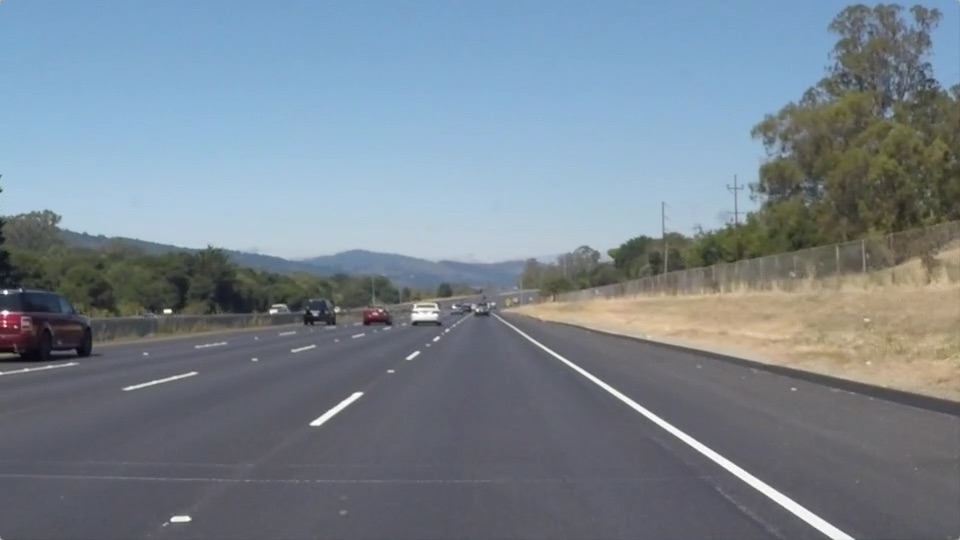
#> input picture test_images/solidWhiteRight.jpg, 960 x 540 px
$ jupyter execute --allow-errors P1.ipynb   (shell and % lines are left out)
#> lines starting #> are read from the running program, lines starting #| are printed output that depends on the picture; after the words box and inside, x2 and y2 are one past the last pixel; in counts of white or black regions, pixels touching at a corner belong together
# Self-Driving Car Engineer Nanodegree

## Project: **Finding Lane Lines on the Road**
***
In this project, you will use the tools you learned about in the lesson to identify lane lines on the road.  You can develop your pipeline on a series of individual images, and later apply the result to a video stream (really just a series of images). Check out the video clip "raw-lines-example.mp4" (also contained in this repository) to see what the output should look like after using the helper functions below.

Once you have a result that looks roughly like "raw-lines-example.mp4", you'll need to get creative and try to average and/or extrapolate the line segments you've detected to map out the full extent of the lane lines.  You can see an example of the result you're going for in the video "P1_example.mp4".  Ultimately, you would like to draw just one line for the left side of the lane, and one for the right.

In addition to implementing code, there is a brief writeup to complete. The writeup should be completed in a separate file, which can be either a markdown file or a pdf document. There is a [write up template](https://github.com/udacity/CarND-LaneLines-P1/blob/master/writeup_template.md) that can be used to guide the writing process. Completing both the code in the Ipython notebook and the writeup template will cover all of the [rubric points](https://review.udacity.com/#!/rubrics/322/view) for this project.

---
Let's have a look at our first image called 'test_images/solidWhiteRight.jpg'.  Run the 2 cells below (hit Shift-Enter or the "play" button above) to display the image.

**Note: If, at any point, you encounter frozen display windows or other confounding issues, you can always start again with a clean slate by going to the "Kernel" menu above and selecting "Restart & Clear Output".**

---

**The tools you have are color selection, region of interest selection, grayscaling, Gaussian smoothing, Canny Edge Detection and Hough Tranform line detection.  You  are also free to explore and try other techniques that were not presented in the lesson.  Your goal is piece together a pipeline to detect the line segments in the image, then average/extrapolate them and draw them onto the image for display (as below).  Once you have a working pipeline, try it out on the video stream below.**

---

<figure>

 <figcaption>
 <p></p>
 <p style="text-align: center;"> Your output should look something like this (above) after detecting line segments using the helper functions below </p>
 </figcaption>
</figure>
 <p></p>
<figure>

 <figcaption>
 <p></p>
 <p style="text-align: center;"> Your goal is to connect/average/extrapolate line segments to get output like this</p>
 </figcaption>
</figure>

**Run the cell below to import some packages.  If you get an `import error` for a package you've already installed, try changing your kernel (select the Kernel menu above --> Change Kernel).  Still have problems?  Try relaunching Jupyter Notebook from the terminal prompt.  Also, consult the forums for more troubleshooting tips.**

## Import Packages

[cell 1]
#importing some useful packages
import matplotlib.pyplot as plt
import matplotlib.image as mpimg
import numpy as np
import cv2

## Read in an Image

[cell 2]
#reading in an image
image = mpimg.imread('test_images/solidWhiteRight.jpg')
#> image is the input picture: shape (540, 960, 3); mean R, G, B 120.3, 132.6, 143.7

#printing out some stats and plotting
print('This image is:', type(image), 'with dimensions:', image.shape)
#| This image is: <class 'numpy.ndarray'> with dimensions: (540, 960, 3)
plt.imshow(image)  # if you wanted to show a single color channel image called 'gray', for example, call as plt.imshow(gray, cmap='gray')

## Ideas for Lane Detection Pipeline

**Some OpenCV functions (beyond those introduced in the lesson) that might be useful for this project are:**

`cv2.inRange()` for color selection
`cv2.fillPoly()` for regions selection
`cv2.line()` to draw lines on an image given endpoints
`cv2.addWeighted()` to coadd / overlay two images
`cv2.cvtColor()` to grayscale or change color
`cv2.imwrite()` to output images to file
`cv2.bitwise_and()` to apply a mask to an image

**Check out the OpenCV documentation to learn about these and discover even more awesome functionality!**

## Helper Functions

Below are some helper functions to help get you started. They should look familiar from the lesson!

[cell 3]
import math

def grayscale(img):
    """Applies the Grayscale transform
    This will return an image with only one color channel
    but NOTE: to see the returned image as grayscale
    (assuming your grayscaled image is called 'gray')
    you should call plt.imshow(gray, cmap='gray')"""
    return cv2.cvtColor(img, cv2.COLOR_RGB2GRAY)
    # Or use BGR2GRAY if you read an image with cv2.imread()
    # return cv2.cvtColor(img, cv2.COLOR_BGR2GRAY)

def canny(img, low_threshold, high_threshold):
    """Applies the Canny transform"""
    return cv2.Canny(img, low_threshold, high_threshold)

def gaussian_blur(img, kernel_size):
    """Applies a Gaussian Noise kernel"""
    return cv2.GaussianBlur(img, (kernel_size, kernel_size), 0)

def region_of_interest(img, vertices):
    """
    Applies an image mask.

    Only keeps the region of the image defined by the polygon
    formed from `vertices`. The rest of the image is set to black.
    `vertices` should be a numpy array of integer points.
    """
    #defining a blank mask to start with
    mask = np.zeros_like(img)

    #defining a 3 channel or 1 channel color to fill the mask with depending on the input image
    if len(img.shape) > 2:
        channel_count = img.shape[2]  # i.e. 3 or 4 depending on your image
        ignore_mask_color = (255,) * channel_count
    else:
        ignore_mask_color = 255

    #filling pixels inside the polygon defined by "vertices" with the fill color
    cv2.fillPoly(mask, vertices, ignore_mask_color)

    #returning the image only where mask pixels are nonzero
    masked_image = cv2.bitwise_and(img, mask)
    return masked_image
def get_line_length (line):
    """This function takes a line as input and returns the direct length of the line."""
    for x1, y1, x2, y2 in line:
        length = np.sqrt((x2-x1)**2 + (y2-y1)**2)
    return length

def is_number(value):
    if value == float('-inf') or value == float('+inf'):
        return False
    else:
        return True


def draw_lines(img, lines, color=[255, 0, 0], thickness=2):
    """
    This function draws an average line of `lines` with `color` and `thickness`.
    The line is drawn on the image inplace (mutates the image).
    """
    slopes_rl = []
    slopes_ll = []
    ofs_rl = []
    ofs_ll = []
    lengths_rl = []
    lengths_ll = []
    for line in lines:
        for x1,y1,x2,y2 in line:
            #calculate line characteristics: Slope, bias and length
            slope = (y2-y1)/(x2-x1)
            of = y1 -slope*x1
            length = get_line_length(line)
            if slope > 0.5:#deadband around 0
                #then right lane
                slopes_rl.append(slope*length)#weighting with line length
                ofs_rl.append(of*length)#weighting with line length
                lengths_rl.append(length)
            elif slope < -0.5:#deadband around 0
                #left lane
                slopes_ll.append(slope*length)#weighting with line length
                ofs_ll.append(of*length)#weighting with line length
                lengths_ll.append(length)
    l_tot_rl = np.sum(lengths_rl)#total lines lenth for averaging
    l_tot_ll = np.sum(lengths_ll)#total lines lenth for averaging
    if l_tot_rl > 0 and l_tot_ll > 0:
        slope_rl = np.sum(slopes_rl)/l_tot_rl#average slope
        slope_ll = np.sum(slopes_ll)/l_tot_ll#average slope
        of_rl = np.sum(ofs_rl)/np.sum(lengths_rl)#average bias
        of_ll = np.sum(ofs_ll)/np.sum(lengths_ll)#average bias
        y_start = 540
        y_end = 320
        if is_number(of_rl) and is_number(of_ll):
            #final right lane line
            cv2.line(img, (int((y_end-of_rl)/slope_rl), y_end), (int((y_start-of_rl)/slope_rl), y_start), color, thickness)
            #final left line
            cv2.line(img, (int((y_end-of_ll)/slope_ll), y_end), (int((y_start-of_ll)/slope_ll), y_start), color, thickness)

def hough_lines(img, rho, theta, threshold, min_line_len, max_line_gap):
    """
    `img` should be the output of a Canny transform.

    Returns an image with hough lines drawn.
    """
    lines = cv2.HoughLinesP(img, rho, theta, threshold, np.array([]), minLineLength=min_line_len, maxLineGap=max_line_gap)
    line_img = np.zeros((img.shape[0], img.shape[1], 3), dtype=np.uint8)
    draw_lines(line_img, lines, thickness =10)
    return line_img

# Python 3 has support for cool math symbols.

def weighted_img(img, initial_img, α=0.8, β=1., γ=0.):
    """
    `img` is the output of the hough_lines(), An image with lines drawn on it.
    Should be a blank image (all black) with lines drawn on it.

    `initial_img` should be the image before any processing.

    The result image is computed as follows:

    initial_img * α + img * β + γ
    NOTE: initial_img and img must be the same shape!
    """
    return cv2.addWeighted(initial_img, α, img, β, γ)

## Test Images

Build your pipeline to work on the images in the directory "test_images"
**You should make sure your pipeline works well on these images before you try the videos.**

[cell 4]
import os
os.listdir("test_images/")

[cell 5]
path = "test_images/"
images_path = [path+img for img in os.listdir(path)]
images = [mpimg.imread(image_path) for image_path in images_path]
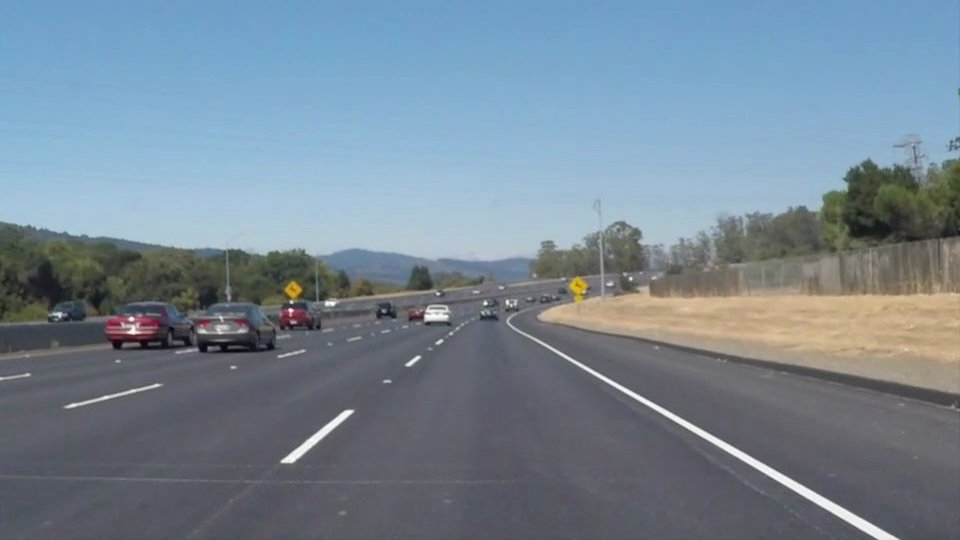
#> input picture test_images/solidWhiteCurve.jpg, 960 x 540 px
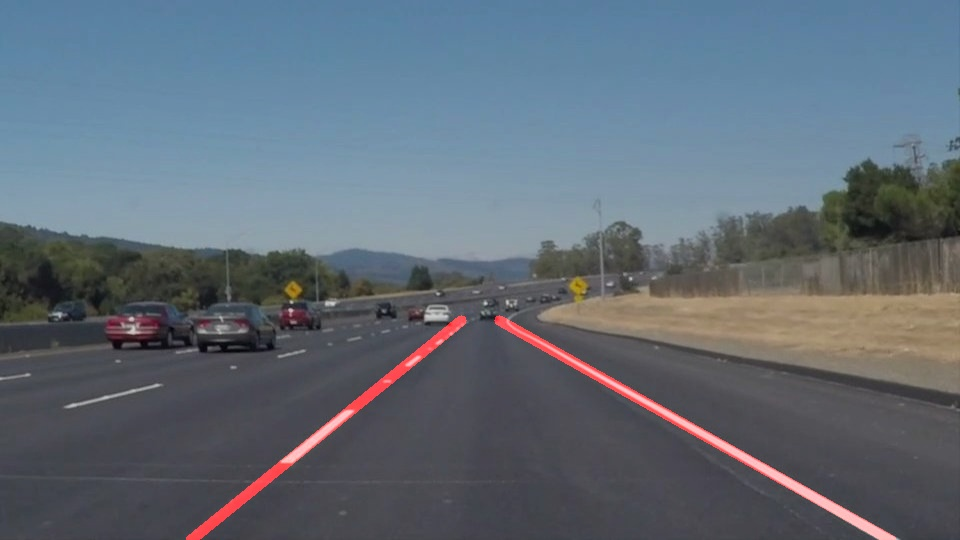
#> input picture test_images/solidWhiteCurve_modified.jpg, 960 x 540 px
#> images = 3 items

[cell 6]
def print_images(images, grayscale = False):
    '''This is a helper function to print multiple images in one plot.
    Grayscale images are shown with the boolean `grayscale` input '''
#> called with grayscale = False
    no_channels = len(images)
    no_images = len(images[0])
    if no_channels > 1:
        f, axarr = plt.subplots(no_images, no_channels, figsize = (15, 30))
        for i,channel in enumerate(images):
            for k, image in enumerate(channel):
                axarr[k][i].imshow(image, cmap = 'gray' if grayscale[i] else 'brg')
    else:
        f, axarr = plt.subplots(no_images, 1, figsize = (15, 30))
        for i, image in enumerate(images[0]):
            axarr[i].imshow(image, cmap = 'gray' if grayscale else 'brg')

[cell 7]
print_images([images])
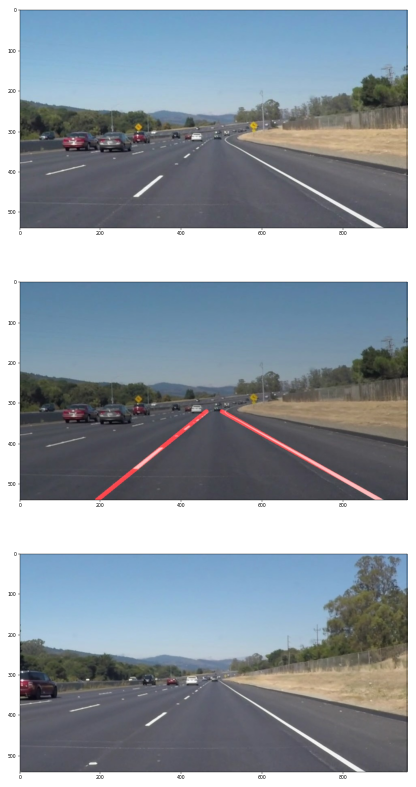
#> figure drawn by matplotlib, 3 panels

## Build a Lane Finding Pipeline

Build the pipeline and run your solution on all test_images. Make copies into the `test_images_output` directory, and you can use the images in your writeup report.

Try tuning the various parameters, especially the low and high Canny thresholds as well as the Hough lines parameters.

[cell 8]
# TODO: Build your pipeline that will draw lane lines on the test_images
# then save them to the test_images_output directory.
def draw_lane_lines (images, images_path):
    grays=[]
    edges=[]
    masked_edges = []
    hough_line_images=[]
    drawed_lines_images=[]

    for image, path in zip(images, images_path):
        copy = np.copy(image)
        #step1 converting to grayscale
        gray = grayscale(copy)
        grays.append(gray)
        #step2 blurring
        blurred = gaussian_blur(gray, 7)
        #step3 canny edge detection
        low_edge_threshold = 120
        high_edge_threshold = 180

        edge = canny(blurred, low_edge_threshold, high_edge_threshold)
        edges.append(edge)
        #step4 region masking
        imshape = image.shape
        vertices = np.array([[(0,imshape[0]),(450, 330), (550, 330), (imshape[1],imshape[0])]], dtype=np.int32)

        masked_edge = region_of_interest(edge, vertices)
        masked_edges.append(masked_edge)
        #step5 hough line detection
        rho = 5
        theta = np.pi/180
        threshold = 15
        min_line_length = 30
        max_line_gap = 20

        hough_line_image = hough_lines(masked_edge, rho=rho, theta=theta, threshold=threshold,
                                       min_line_len=min_line_length, max_line_gap=max_line_gap)
        hough_line_images.append(hough_line_image)

        drawed_lines_image = weighted_img(hough_line_image, image)
        drawed_lines_images.append(drawed_lines_image)
        #save the image to the original path with appending _modified
        mpimg.imsave(path.split(".")[0]+"_modified.jpg", drawed_lines_image)
#> this loop made 3 passes
#> path on passes 1 to 3: 'test_images/solidWhiteCurve.jpg', 'test_images/solidWhiteCurve_modified.jpg', 'test_images/solidWhiteRight.jpg'
#> pass 1, in draw_lane_lines, `gray = grayscale(copy)`:
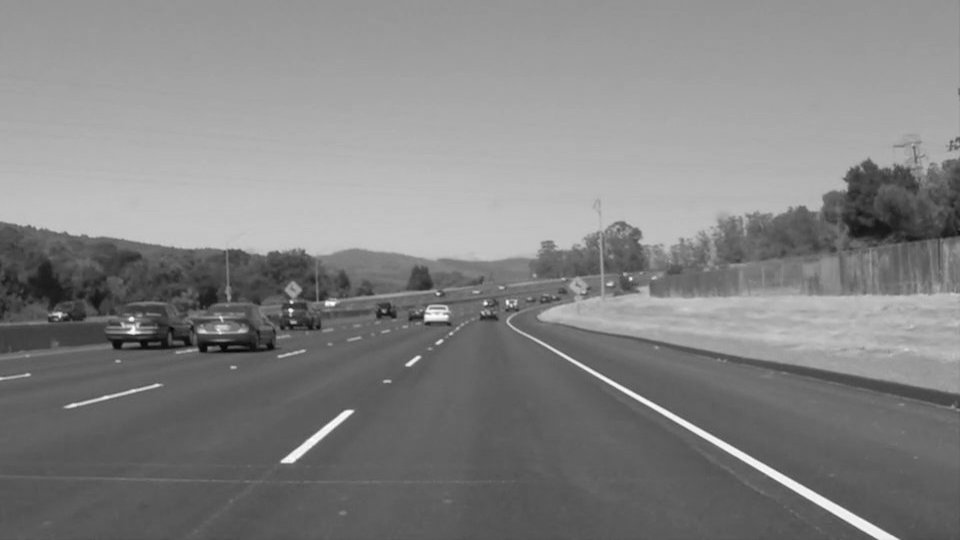
#> gray: shape (540, 960); min 5, max 255, mean 131.2
#> pass 1, in draw_lane_lines, `edge = canny(blurred, low_edge_threshold, high_edge_threshold)`:
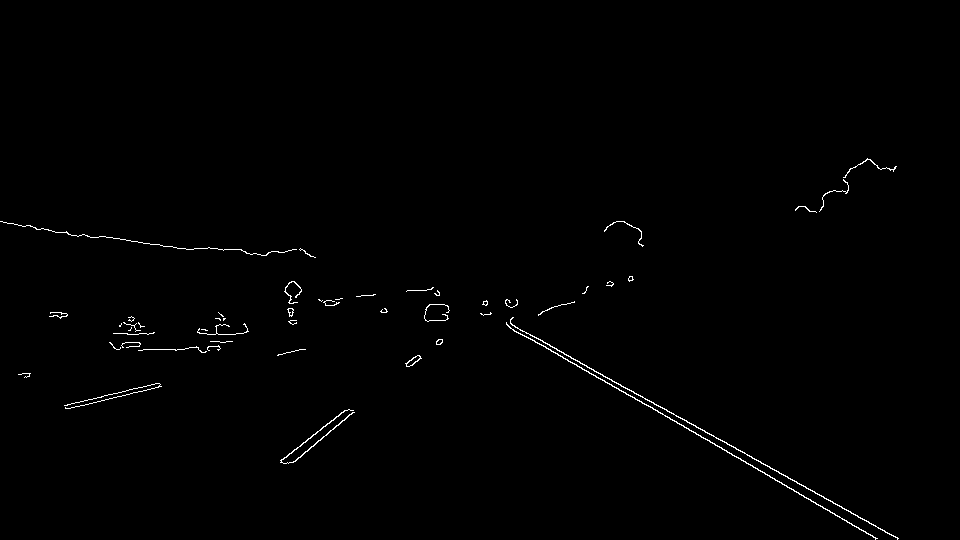
#> edge: shape (540, 960); 0.64% white in thin lines or dots, all inside (x1, y1, x2, y2) = (0, 158, 899, 540)
#> pass 1, in region_of_interest, `masked_image = cv2.bitwise_and(img, mask)`:
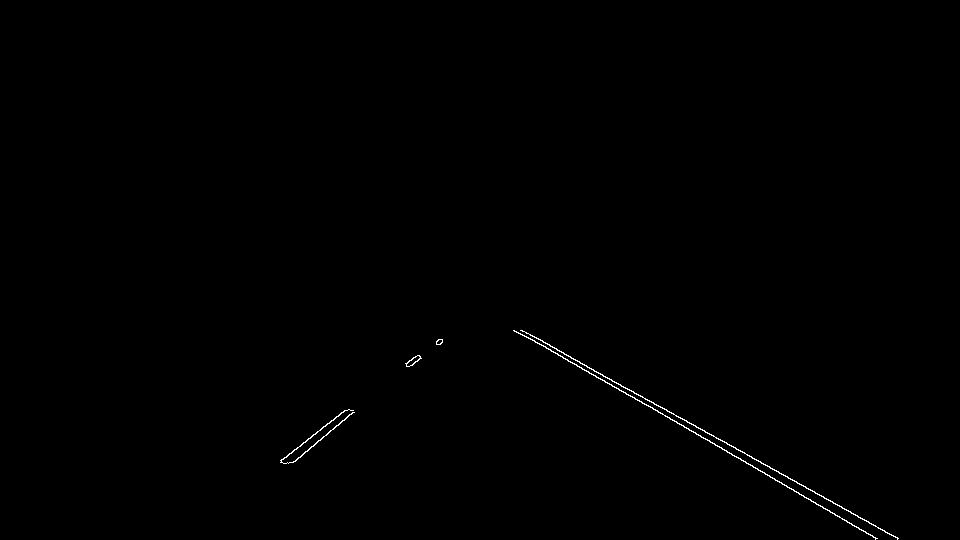
#> masked_image: shape (540, 960); 0.28% white in thin lines or dots, all inside (x1, y1, x2, y2) = (280, 330, 899, 540)
#> after the loop:
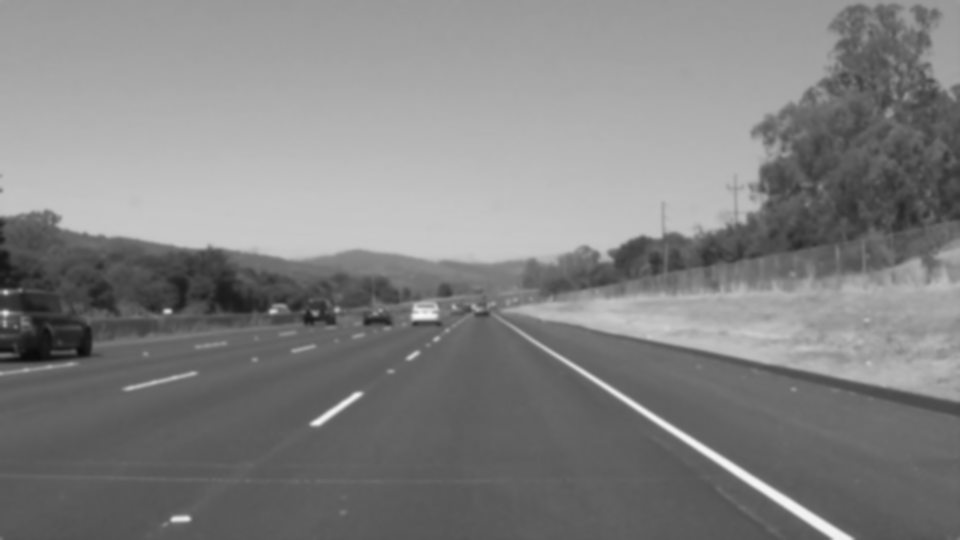
#> blurred: shape (540, 960); min 11, max 247, mean 130.1
#> after the loop: edge: shape (540, 960); 0.62% white in thin lines or dots, all inside (x1, y1, x2, y2) = (0, 71, 960, 540)
#> after the loop:
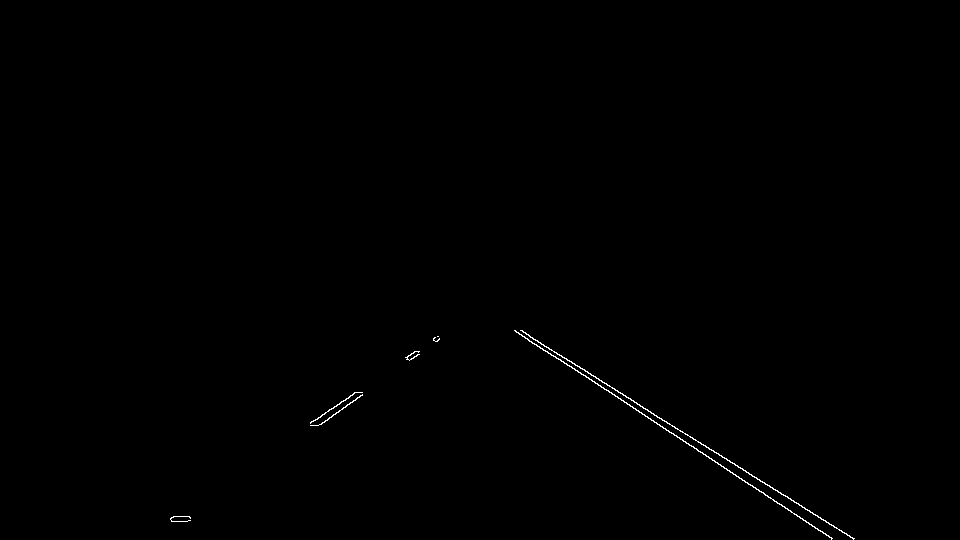
#> masked_edge: shape (540, 960); 0.26% white in thin lines or dots, all inside (x1, y1, x2, y2) = (170, 330, 855, 540)
#> after the loop, drawed_lines_images = 3 items; edges = 3 items; grays = 3 items; hough_line_images = 3 items; masked_edges = 3 items
    print_images([masked_edges, drawed_lines_images], grayscale = [True, False])

[cell 9]
draw_lane_lines(images, images_path)
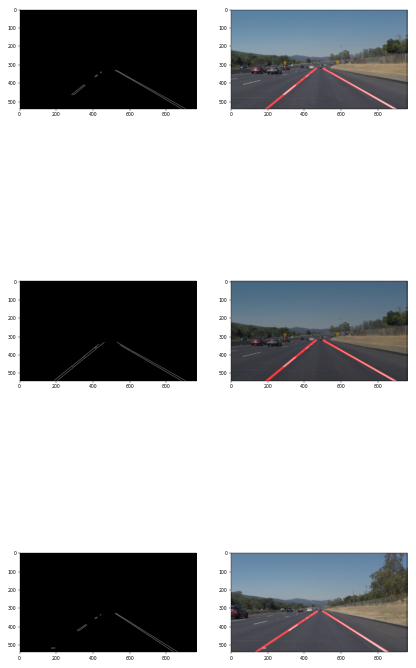
#> figure drawn by matplotlib, 6 panels
